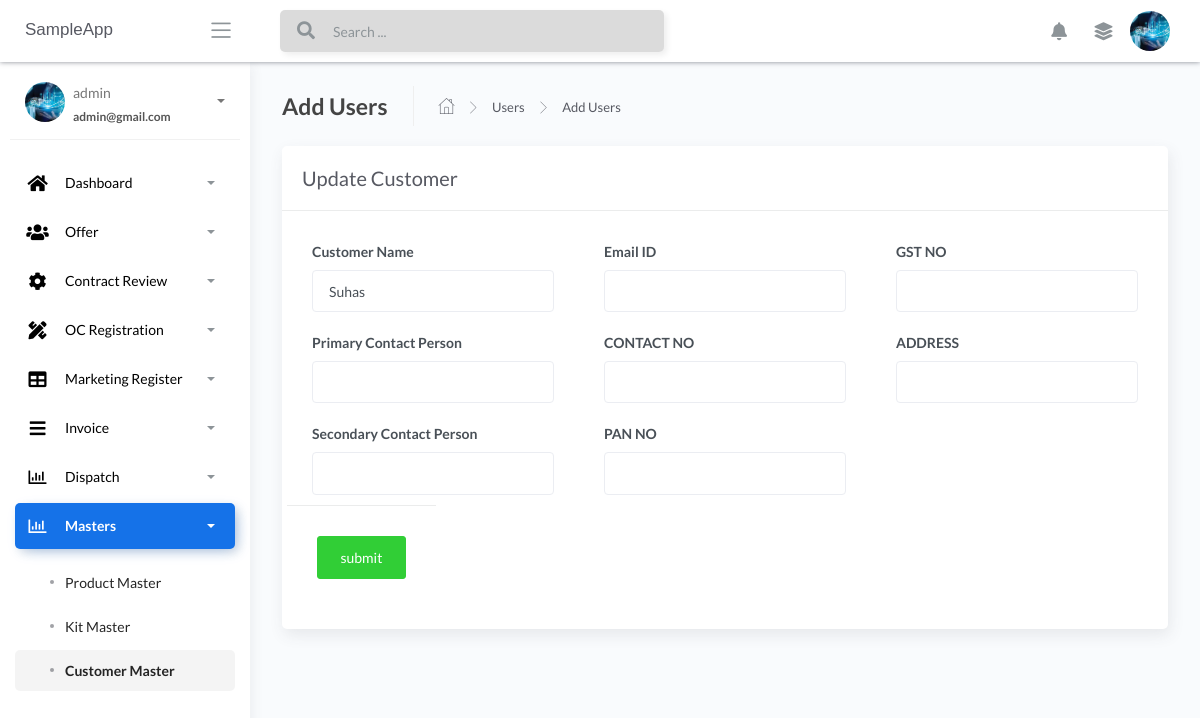
The app's page /2/editcustomer (signed in), older data.
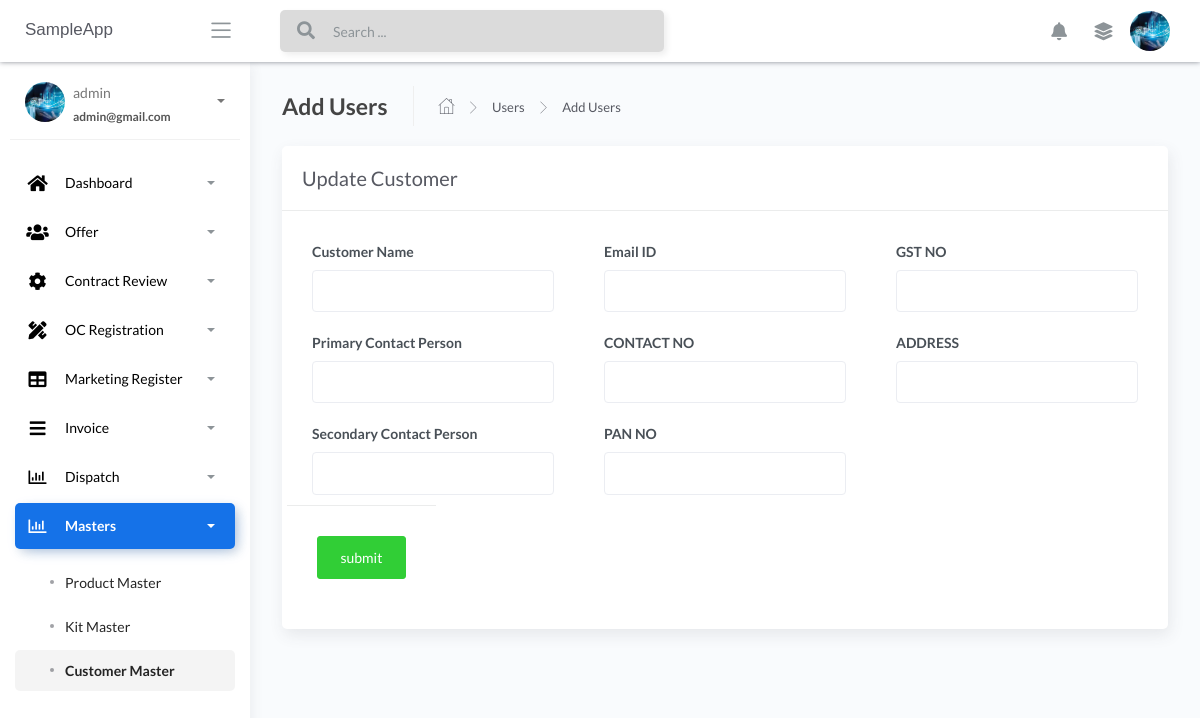
The same page, newer data.
### apps/home/models.py (models this page shows, shortened)
class CustomerMaster(db.Model):
    __tablename__ = "customermaster"
    id = db.Column(db.Integer, primary_key=True)
    customer_name = db.Column(db.String())
    primary_contact_name = db.Column(db.String())
    secondary_contact_name = db.Column(db.String())
    email_id = db.Column(db.String())
    contact_number = db.Column(db.INT())
    pan_number = db.Column(db.String())
    gst_number = db.Column(db.String())
    address = db.Column(db.String())

### apps/home/routes.py (the view, shortened to what this page needs)
@blueprint.route('/<int:id>/editcustomer', methods=['GET', 'POST'])
@login_required
def update(id):
    user = CustomerMaster.query.filter_by(id=id).first()
    return render_template('home/updatecustomer.html', user=user, segment='Customer-masters')

### apps/__init__.py (called while the page is built)
def configure_database(app):
    @app.before_first_request
    def initialize_database():
        db.create_all()
    @app.teardown_request
    def shutdown_session(exception=None):
        db.session.remove()

### apps/authentication/models.py (called while the page is built)
@login_manager.user_loader
def user_loader(id):
    return Users.query.filter_by(id=id).first()

### apps/templates/home/updatecustomer.html (shortened to what this page needs)
{% extends "layouts/base.html" %}
{% block content %}
	<div class="content">
		<div class="page-inner">
			<div class="page-header">
				<h4 class="page-title">Add Users</h4>
				<ul class="breadcrumbs">
					<li class="nav-home">
						<a href="#">
							<i class="flaticon-home"></i>
						</a>
					</li>
					<li class="separator">
						<i class="flaticon-right-arrow"></i>
					</li>
					<li class="nav-item">
						<a href="">Users</a>
					</li>
					<li class="separator">
						<i class="flaticon-right-arrow"></i>
					</li>
					<li class="nav-item">
						<a href="">Add Users</a>
					</li>
				</ul>
			</div>
			<div class="row">
				<div class="col-md-12">
					<div class="card">
						<div class="card-header">
							<div class="card-title">Update Customer</div>
						</div>
						<form action='' method = "POST">
						<div class="card-body">
							<div class="row">
								<div class="col-md-6 col-lg-4">
							<div class="form-group">
							<tr>
							<label>Customer Name</label>
							<td><input type = "text" name = "customer_name" value="{{user.customer_name}}" class="form-control" /></td>
							</tr>
							</div>
							<div class="form-group">
							<tr>
							<label>Primary Contact Person</label>
							<td><input type = "text" name = "primary_contact_name" value="{{user.primary_contact_name}}" class="form-control" /></td>
							</tr>
							</div>
							<div class="form-group" >
							<tr>
							<label>Secondary Contact Person</label>
							<td><input type = "text" name = "secondary_contact_name" value="{{user.secondary_contact_name}}" class="form-control" /></td>
							</tr>
							</div>
							</div>
								<div class="col-md-6 col-lg-4">
									<div class="form-group">
										<tr>
										<label >Email ID</label>
										<td><input type = "text" name = "email_id" value="{{user.email_id}}" class="form-control" /></td>
										</tr>
									</div>
									<div class="form-group">
										<tr>
										<label>CONTACT NO</label>
										<td><input type = "text" name = "contact_number" value="{{user.contact_number}}"  class="form-control" /></td>
										</tr>
									</div>
									<div class="form-group">
										<tr>
										<label>PAN NO</label>
										<td><input type = "text" name = "pan_number" value="{{user.pan_number}}" class="form-control" /></td>
										</tr>
									</div>
								</div>
								<div class="col-md-6 col-lg-4">
									<div class="form-group">
										<tr>
										<label>GST NO</label>
										<td><input type = "text" name = "gst_number" value="{{user.gst_number}}" class="form-control" /></td>
										</tr>
									</div>
									<div class="form-group">
										<tr>
										<label>ADDRESS</label>
										<td><input type = "text" name = "address" value="{{user.address}}" class="form-control" /></td>
										</tr>
									</div>
								</div>
						<div class="card-action">
							<tr>
								<td colspan="3">
									<input type="submit" name="submit" value="submit" class="btn btn-success" >
								</td>
								</tr>
						</div>
					</div>
				</div>
				</form>
			</div>
		</div>
	</div>
</div>
</div>
{% endblock content %}

Row changes from the older to the newer data that the page shows:
removed CustomerMaster: customer_name "Suhas"
